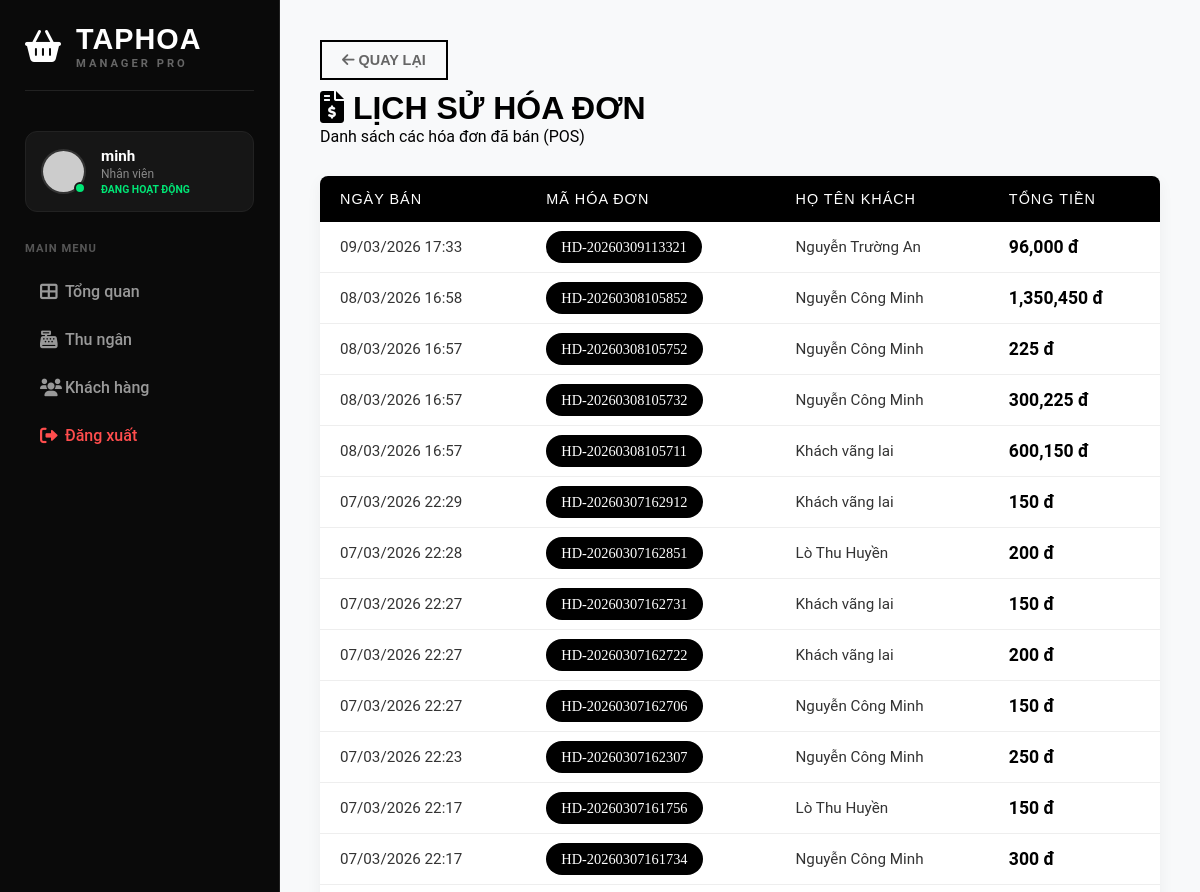
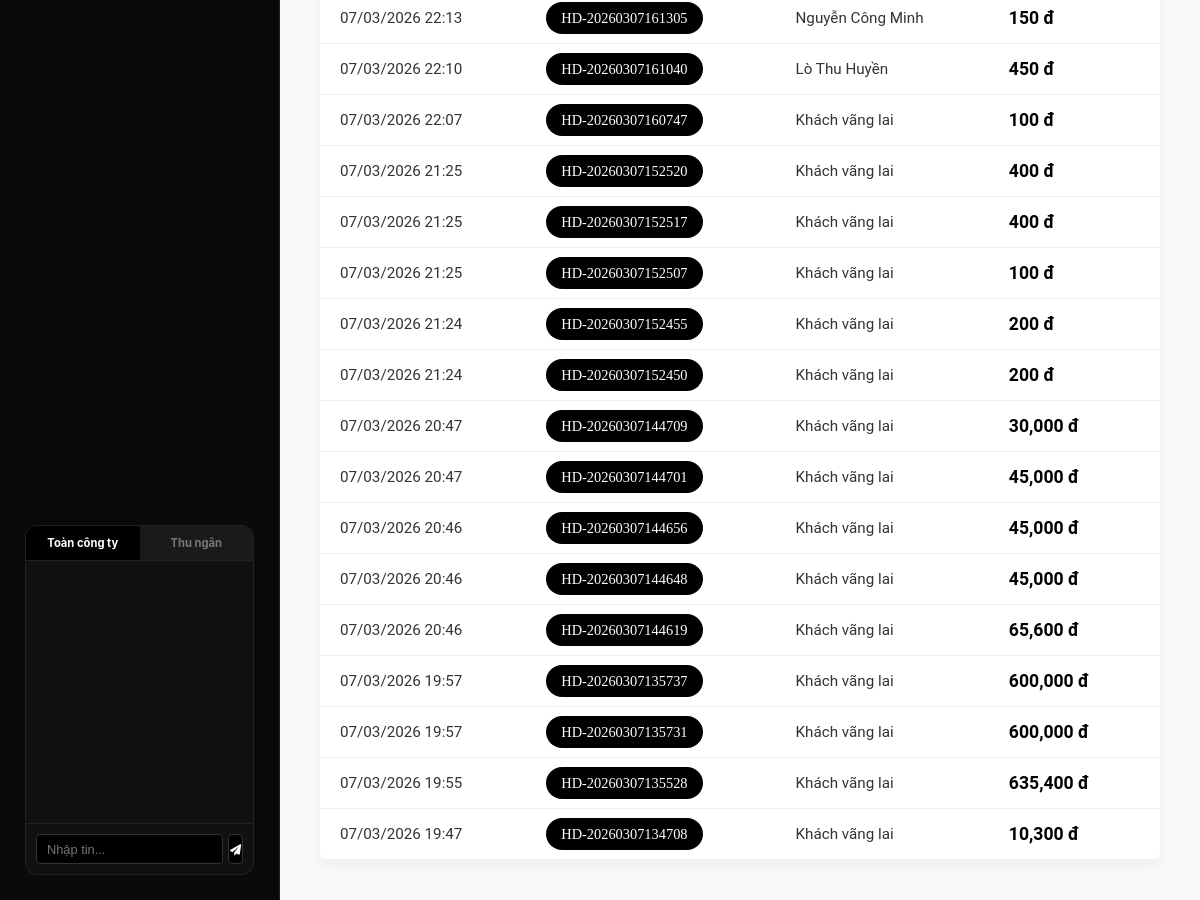
The app's page /index.php?action=pos_history (signed in) with its own data (2 pictures, top to bottom).
### tables this page shows
CREATE TABLE `orders` (
  `id` int(11) NOT NULL,
  `customer_id` int(11) DEFAULT NULL,
  `order_code` varchar(50) NOT NULL,
  `customer_name` varchar(255) DEFAULT 'Khách vãng lai',
  `total_amount` decimal(15,2) DEFAULT 0.00,
  `payment_method` varchar(50) DEFAULT 'Tiền mặt',
  `created_at` datetime DEFAULT current_timestamp()
);

### controllers/PosController.php (called while the page is built, shortened)
<?php
class PosController {
    public function history() {
        $db = (new Database())->getConnection();
        $query = "SELECT * FROM orders ORDER BY created_at DESC";
        $stmt = $db->prepare($query);
        $stmt->execute();
        $orders = $stmt->fetchAll(PDO::FETCH_ASSOC);
        require_once '../views/pos/history.php';
    }
}
?>

### views/pos/history.php (the view, shortened to what this page needs)
<!DOCTYPE html>
<html lang="vi">
<head>
    <link rel="stylesheet" href="css/style.css">
    <link rel="stylesheet" href="https://cdnjs.cloudflare.com/ajax/libs/font-awesome/6.0.0/css/all.min.css">
</head>
<body>
    <div class="dashboard-container">
        <?php include '../views/partials/sidebar.php'; ?>
        <main class="main-content">
            <div class="list-header">
                <div>
                    <a href="javascript:history.back()" class="back-btn" style="display:inline-block; margin-bottom:10px; color:#666; text-decoration:none; font-weight:bold;"><i class="fas fa-arrow-left"></i> Quay lại</a>
                    <h1><i class="fas fa-file-invoice-dollar"></i> LỊCH SỬ HÓA ĐƠN</h1>
                    <p>Danh sách các hóa đơn đã bán (POS)</p>
                </div>
            </div>
            <div class="table-container">
                <table class="nike-table">
                    <thead>
                        <tr>
                            <th>NGÀY BÁN</th>
                            <th>MÃ HÓA ĐƠN</th>
                            <th>HỌ TÊN KHÁCH</th>
                            <th>TỔNG TIỀN</th>
                        </tr>
                    </thead>
                    <tbody>
                        <?php if(!empty($orders)): ?>
                            <?php foreach($orders as $item): ?>
                            <tr>
                                <td><?php echo date('d/m/Y H:i', strtotime($item['created_at'])); ?></td>
                                <td><span class="badge-code"><?php echo $item['order_code']; ?></span></td>
                                <td><?php echo htmlspecialchars($item['customer_name']); ?></td>
                                <td style="font-weight:bold; color: #000; font-size: 1.1rem;"><?php echo number_format($item['total_amount']); ?> đ</td>
                            </tr>
                            <?php endforeach; ?>
                        <?php else: ?>
                            <tr><td colspan="4" style="text-align:center;">Chưa có lịch sử bán hàng.</td></tr>
                        <?php endif; ?>
                    </tbody>
                </table>
            </div>
        </main>
    </div>
</body>
</html>

### public/css/style.css (style rules this page uses)
* { margin: 0; padding: 0; box-sizing: border-box; }
body { font-family: 'Roboto', sans-serif; height: 100vh; display: flex; overflow: hidden; }
.dashboard-container { display: flex; height: 100vh; background-color: #f4f4f4; width: 100%; }
.main-content { margin-left: 280px; flex: 1; padding: 40px; background-color: #f8f9fa; }
.main-content { flex: 1; padding: 40px; overflow-y: auto; }
.main-content h1 { font-family: 'Oswald', sans-serif; font-size: 3rem; text-transform: uppercase; }
.back-btn { text-decoration: none; color: #000; font-weight: 700; font-family: 'Oswald', sans-serif; border: 2px solid #000; padding: 10px 20px; transition: all 0.3s; text-transform: uppercase; font-size: 0.9rem; display: flex; align-items: center; gap: 10px; }
.list-header { display: flex; justify-content: space-between; align-items: center; margin-bottom: 30px; }
.list-header h1 { font-family: 'Oswald', sans-serif; text-transform: uppercase; font-size: 2rem; margin: 0; }
.table-container { background: #fff; border-radius: 8px; box-shadow: 0 5px 15px rgba(0, 0, 0, 0.05); overflow: hidden; }
.nike-table { width: 100%; border-collapse: collapse; font-family: 'Roboto', sans-serif; }
.nike-table thead { background-color: #000; color: #fff; }
.nike-table th { padding: 15px 20px; text-align: left; font-family: 'Oswald', sans-serif; font-weight: 500; letter-spacing: 1px; font-size: 0.9rem; text-transform: uppercase; }
.nike-table td { padding: 15px 20px; border-bottom: 1px solid #eee; color: #333; font-size: 0.95rem; vertical-align: middle; }
.badge-code { background: #000; color: #fff; padding: 8px 15px; border-radius: 20px; font-size: 0.9rem; font-family: 'Oswald'; }

### records on screen
orders: created_at "09/03/2026 17:33", order_code "HD-20260309113321", customer_name "Nguyễn Trường An", total_amount "96,000"
orders: created_at "08/03/2026 16:58", order_code "HD-20260308105852", customer_name "Nguyễn Công Minh", total_amount "1,350,450"
orders: created_at "08/03/2026 16:57", order_code "HD-20260308105752", customer_name "Nguyễn Công Minh", total_amount "225"
orders: created_at "08/03/2026 16:57", order_code "HD-20260308105732", customer_name "Nguyễn Công Minh", total_amount "300,225"
orders: created_at "08/03/2026 16:57", order_code "HD-20260308105711", customer_name "Khách vãng lai", total_amount "600,150"
orders: created_at "07/03/2026 22:29", order_code "HD-20260307162912", customer_name "Khách vãng lai", total_amount "150"
orders: created_at "07/03/2026 22:28", order_code "HD-20260307162851", customer_name "Lò Thu Huyền", total_amount "200"
orders: created_at "07/03/2026 22:27", order_code "HD-20260307162731", customer_name "Khách vãng lai", total_amount "150"
orders: created_at "07/03/2026 22:27", order_code "HD-20260307162722", customer_name "Khách vãng lai", total_amount "200"
orders: created_at "07/03/2026 22:27", order_code "HD-20260307162706", customer_name "Nguyễn Công Minh", total_amount "150"
orders: created_at "07/03/2026 22:23", order_code "HD-20260307162307", customer_name "Nguyễn Công Minh", total_amount "250"
orders: created_at "07/03/2026 22:17", order_code "HD-20260307161756", customer_name "Lò Thu Huyền", total_amount "150"
orders: created_at "07/03/2026 22:17", order_code "HD-20260307161734", customer_name "Nguyễn Công Minh", total_amount "300"
orders: created_at "07/03/2026 22:13", order_code "HD-20260307161305", customer_name "Nguyễn Công Minh", total_amount "150"
orders: created_at "07/03/2026 22:10", order_code "HD-20260307161040", customer_name "Lò Thu Huyền", total_amount "450"
orders: created_at "07/03/2026 22:07", order_code "HD-20260307160747", customer_name "Khách vãng lai", total_amount "100"
orders: created_at "07/03/2026 21:25", order_code "HD-20260307152520", customer_name "Khách vãng lai", total_amount "400"
orders: created_at "07/03/2026 21:25", order_code "HD-20260307152517", customer_name "Khách vãng lai", total_amount "400"
orders: created_at "07/03/2026 21:25", order_code "HD-20260307152507", customer_name "Khách vãng lai", total_amount "100"
orders: created_at "07/03/2026 21:24", order_code "HD-20260307152455", customer_name "Khách vãng lai", total_amount "200"
orders: created_at "07/03/2026 21:24", order_code "HD-20260307152450", customer_name "Khách vãng lai", total_amount "200"
orders: created_at "07/03/2026 20:47", order_code "HD-20260307144709", customer_name "Khách vãng lai", total_amount "30,000"
orders: created_at "07/03/2026 20:47", order_code "HD-20260307144701", customer_name "Khách vãng lai", total_amount "45,000"
orders: created_at "07/03/2026 20:46", order_code "HD-20260307144656", customer_name "Khách vãng lai", total_amount "45,000"
orders: created_at "07/03/2026 20:46", order_code "HD-20260307144648", customer_name "Khách vãng lai", total_amount "45,000"
orders: created_at "07/03/2026 20:46", order_code "HD-20260307144619", customer_name "Khách vãng lai", total_amount "65,600"
orders: created_at "07/03/2026 19:57", order_code "HD-20260307135737", customer_name "Khách vãng lai", total_amount "600,000"
orders: created_at "07/03/2026 19:57", order_code "HD-20260307135731", customer_name "Khách vãng lai", total_amount "600,000"
orders: created_at "07/03/2026 19:55", order_code "HD-20260307135528", customer_name "Khách vãng lai", total_amount "635,400"
orders: created_at "07/03/2026 19:47", order_code "HD-20260307134708", customer_name "Khách vãng lai", total_amount "10,300"

### other values on screen
$username "minh"
$userRole "Nhân viên"
$chatDeptName "Thu ngân"
